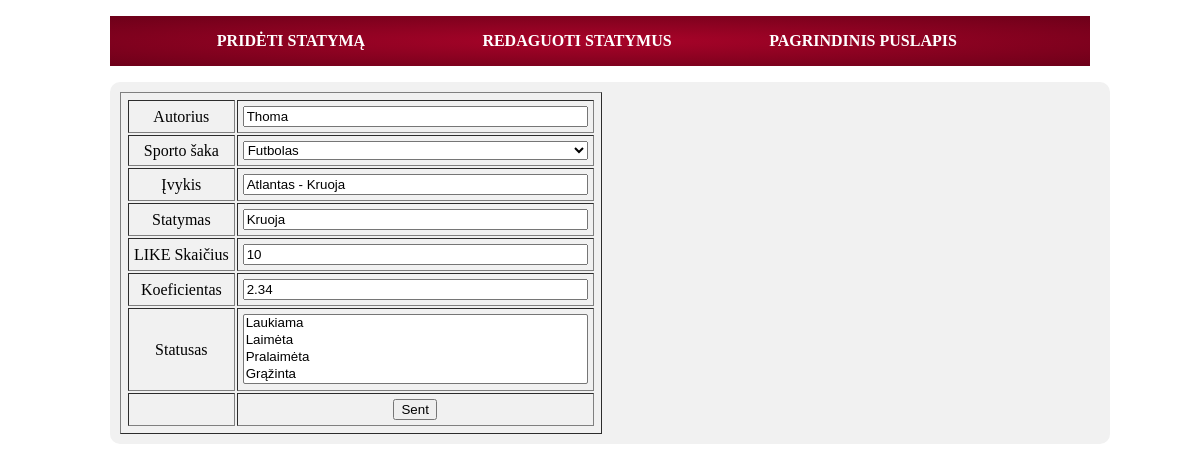
The app's page /tex/admin/edit_data.php?id=24 with its own data.
### tables this page shows
CREATE TABLE IF NOT EXISTS `bets` (
  `id` mediumint(8) NOT NULL AUTO_INCREMENT,
  `date` timestamp NOT NULL DEFAULT CURRENT_TIMESTAMP,
  `author` varchar(255) NOT NULL,
  `sport` varchar(255) NOT NULL,
  `matchas` varchar(255) NOT NULL,
  `bet` varchar(255) NOT NULL,
  `koef` varchar(255) NOT NULL,
  `status` varchar(255) NOT NULL,
  `like_count` int(4) NOT NULL DEFAULT '0',
  PRIMARY KEY (`id`),
  UNIQUE KEY `id` (`id`)
);

### tex/admin/edit_data.php (the view, shortened to what this page needs)
<!DOCTYPE HTML>
<html>
<head>
<link rel="stylesheet" type="text/css" href="/tex/admin/style.css">
</head>
<body>
<div id="container">
	<div id="menu">
		<ul>
			<li><a href="/tex/admin/add.php">Pridėti statymą</a></li>
			<li><a href="/tex/admin/edit.php">Redaguoti statymus</a></li>
			<li><a href="/tex/">Pagrindinis puslapis</a></li>
		</ul>
	</div>
	<div id="content">
		<?php
$tbl_name="bets";
$id=$_GET['id'];
$sql="SELECT * FROM $tbl_name WHERE id='$id'";
$result=mysql_query($sql);
$row=mysql_fetch_array($result);
?>
<table border="1">
        <form action="../admin/edit_update.php" method="post">
        <tr>
          <td>Autorius</td>
          <td><input type="text" name="author" size="40" value="<?php echo $row['author'];?>">
          </td>
        </tr>
	<tr>
	<td>Sporto šaka</td>
	<td><select name="sport" id="sport">
			<option value = "Futbolas" <?php if ($row['sport']=='Futbolas') { ?>selected="selected"<?php } ?>>Futbolas</option>
    </select></td>
	</tr>
		        <tr>
          <td>Įvykis</td>
          <td><input type="text" name="matchas" size="40" value="<?php echo $row['matchas'];?>">
          </td>
        </tr>
		        <tr>
          <td>Statymas</td>
          <td><input type="text" name="bet" size="40" value="<?php echo $row['bet'];?>">
          </td>
        </tr>
				        <tr>
          <td>LIKE Skaičius</td>
          <td><input type="text" name="like_count" size="40" value="<?php echo $row['like_count'];?>">
          </td>
        </tr>
		        <tr>
          <td>Koeficientas</td>
          <td><input type="text" name="koef" size="40" value="<?php echo $row['koef'];?>">
          </td>
        </tr>
	<tr>
	<td>Statusas</td>
	<td><select name="status" id="status" size="4">
			<option value = "Laukiama" <?php if ($row['status']=='Laukiama') { ?>selected="selected"<?php } ?>>Laukiama</option>
            <option value = "Laimėta" <?php if ($row['status']=='Laimėta') { ?>selected="selected"<?php } ?>>Laimėta</option>
            <option value = "Pralaimėta" <?php if ($row['status']=='Pralaimėta') { ?>selected="selected"<?php } ?>>Pralaimėta</option>
            <option value = "Grąžinta" <?php if ($row['status']=='Grąžinta') { ?>selected="selected"<?php } ?>>Grąžinta</option>
    </select></td>
	</tr>
        <tr>
          <td></td>
          <td align="right"><input type="submit"
          name="submit" value="Sent"></td>
        </tr>
        </table>
</div>
</body>
</html>

### tex/admin/style.css (style rules this page uses)
body { background:url("http://www.cuded.com/wp-content/uploads/2013/12/14-Twitter-Background-Change-New-Modern-Clothes-Blue-Pattern-Design.jpg"); margin:0 auto; }
#container { width:980px; margin:0 auto; }
#menu { background: rgb(169,3,41); background: -moz-radial-gradient(center, ellipse cover, rgba(169,3,41,1) 0%, rgba(143,2,34,1) 44%, rgba(109,0,25,1) 100%); background: -webkit-gradient(radial, center center, 0px, center center, 100%, color-stop(0%,rgba(169,3,41,1)), color-stop(44%,rgba(143,2,34,1)), color-stop(100%,rgba(109,0,25,1))); background: -webkit-radial-gradient(center, ellipse cover, rgba(169,3,41,1) 0%,rgba(143,2,34,1) 44%,rgba(109,0,25,1) 100%); background: -o-radial-gradient(center, ellipse cover, rgba(169,3,41,1) 0%,rgba(143,2,34,1) 44%,rgba(109,0,25,1) 100%); background: -ms-radial-gradient(center, ellipse cover, rgba(169,3,41,1) 0%,rgba(143,2,34,1) 44%,rgba(109,0,25,1) 100%); background: radial-gradient(ellipse at center, rgba(169,3,41,1) 0%,rgba(143,2,34,1) 44%,rgba(109,0,25,1) 100%); filter: progid:DXImageTransform.Microsoft.gradient( startColorstr='#a90329', endColorstr='#6d0019',GradientType=1 ); }
#menu ul { list-style:none; }
#menu li { display:inline-block; width:30%; text-align:center; line-height:50px; }
#menu li a { color:#fff; font-weight:bold; text-transform:uppercase; text-decoration:none; height:50px; padding:20px 3px; }
#content { background:#f1f1f1; min-height:200px; margin-top:20px; border-radius:10px; padding:10px; margin:0 auto; width:100%; }
table,tbody,tr,td { padding:5px; text-align:center; }
select { width:100%; }

### records on screen
bets: author "Thoma", sport "Futbolas", matchas "Atlantas - Kruoja", bet "Kruoja", like_count "10", koef "2.34"
